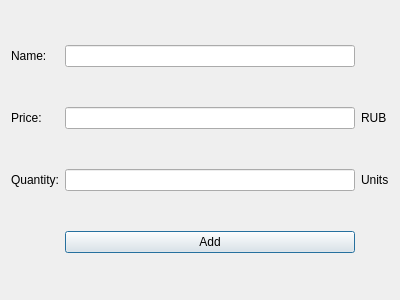
<?xml version="1.0" encoding="UTF-8"?>
<ui version="4.0">
 <class>addprod</class>
 <widget class="QDialog" name="addprod">
  <property name="geometry">
   <rect>
    <x>0</x>
    <y>0</y>
    <width>400</width>
    <height>300</height>
   </rect>
  </property>
  <property name="windowTitle">
   <string>Dialog</string>
  </property>
  <layout class="QGridLayout" name="gridLayout">
   <item row="0" column="0">
    <widget class="QLabel" name="label">
     <property name="text">
      <string>Name:</string>
     </property>
    </widget>
   </item>
   <item row="0" column="1">
    <widget class="QLineEdit" name="NameInp"/>
   </item>
   <item row="1" column="0">
    <widget class="QLabel" name="label_2">
     <property name="text">
      <string>Price:</string>
     </property>
    </widget>
   </item>
   <item row="1" column="1">
    <widget class="QLineEdit" name="PriceInp"/>
   </item>
   <item row="1" column="2">
    <widget class="QLabel" name="label_4">
     <property name="text">
      <string>RUB</string>
     </property>
    </widget>
   </item>
   <item row="2" column="0">
    <widget class="QLabel" name="label_3">
     <property name="text">
      <string>Quantity:</string>
     </property>
    </widget>
   </item>
   <item row="2" column="1">
    <widget class="QLineEdit" name="QuantityInp"/>
   </item>
   <item row="2" column="2">
    <widget class="QLabel" name="label_5">
     <property name="text">
      <string>Units</string>
     </property>
    </widget>
   </item>
   <item row="3" column="1">
    <widget class="QPushButton" name="pushButton">
     <property name="text">
      <string>Add</string>
     </property>
    </widget>
   </item>
  </layout>
 </widget>
 <resources/>
 <connections/>
</ui>
